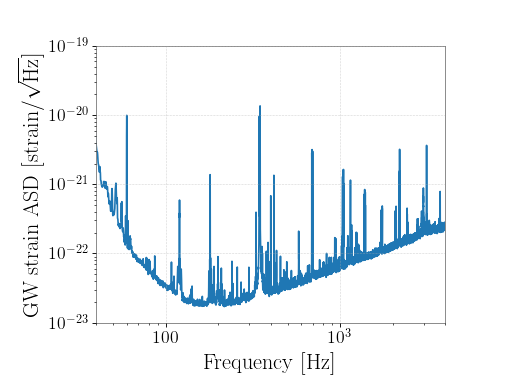

Write Python code to recreate this figure.
plot = spectrum.plot()
ax = plot.gca()
ax.set_xlim(40, 4000)
ax.set_ylabel(r'GW strain ASD [strain$/\sqrt{\mathrm{Hz}}$]')
ax.set_ylim(1e-23, 1e-19)
plot.show()
